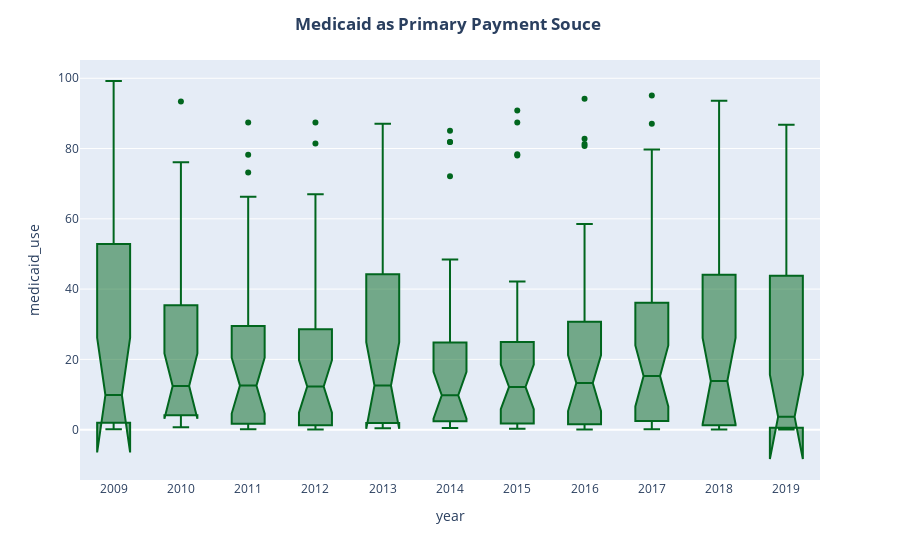

Notebook source saved alongside this figure:
### Code cell
fig_ptype = px.box(ptype_rate, x="year", y="medicaid_use",notched=True, hover_data=["state"],  color_discrete_sequence=[ "#01661e"])
fig_ptype.update_traces(quartilemethod="exclusive") # or "inclusive", or "linear" by default
fig_ptype.update_layout(title_text= "<b>Medicaid as Primary Payment Souce </b>", title_x=0.5)
fig_ptype.update_xaxes(nticks=15) 

fig_ptype.show()

### Figure 1 — Plotly figure (JSON) as saved in the notebook; plotly's stock layout.template omitted (floating-point values rounded to 4 significant figures; data arrays with more than 128 entries replaced by an {"elided": "..."} marker saying what was removed)
{"data": [{"alignmentgroup": "True", "customdata": {"elided": "337x1 str values"}, "hovertemplate": "year=%{x}<br>medicaid_use=%{y}<br>state=%{customdata[0]}<extra></extra>", "legendgroup": "", "marker": {"color": "#01661e"}, "name": "", "notched": true, "offsetgroup": "", "orientation": "v", "quartilemethod": "exclusive", "showlegend": false, "type": "box", "x": {"elided": "337 int values"}, "x0": " ", "xaxis": "x", "y": {"elided": "337 float values"}, "y0": " ", "yaxis": "y"}], "layout": {"boxmode": "group", "legend": {"tracegroupgap": 0}, "margin": {"t": 60}, "title": {"text": "<b>Medicaid as Primary Payment Souce </b>", "x": 0.5}, "xaxis": {"anchor": "y", "domain": [0, 1], "nticks": 15, "title": {"text": "year"}}, "yaxis": {"anchor": "x", "domain": [0, 1], "title": {"text": "medicaid_use"}}}}
